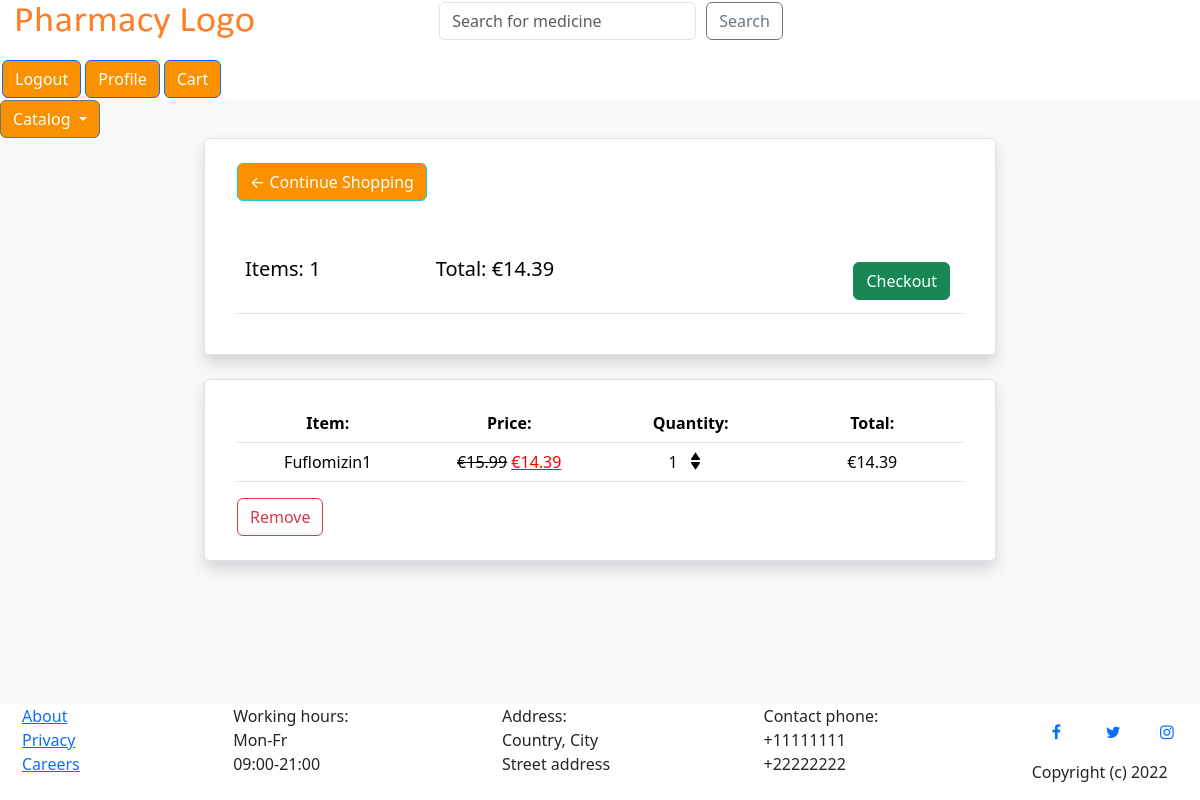
The app's page /cart/ (signed in), older data.
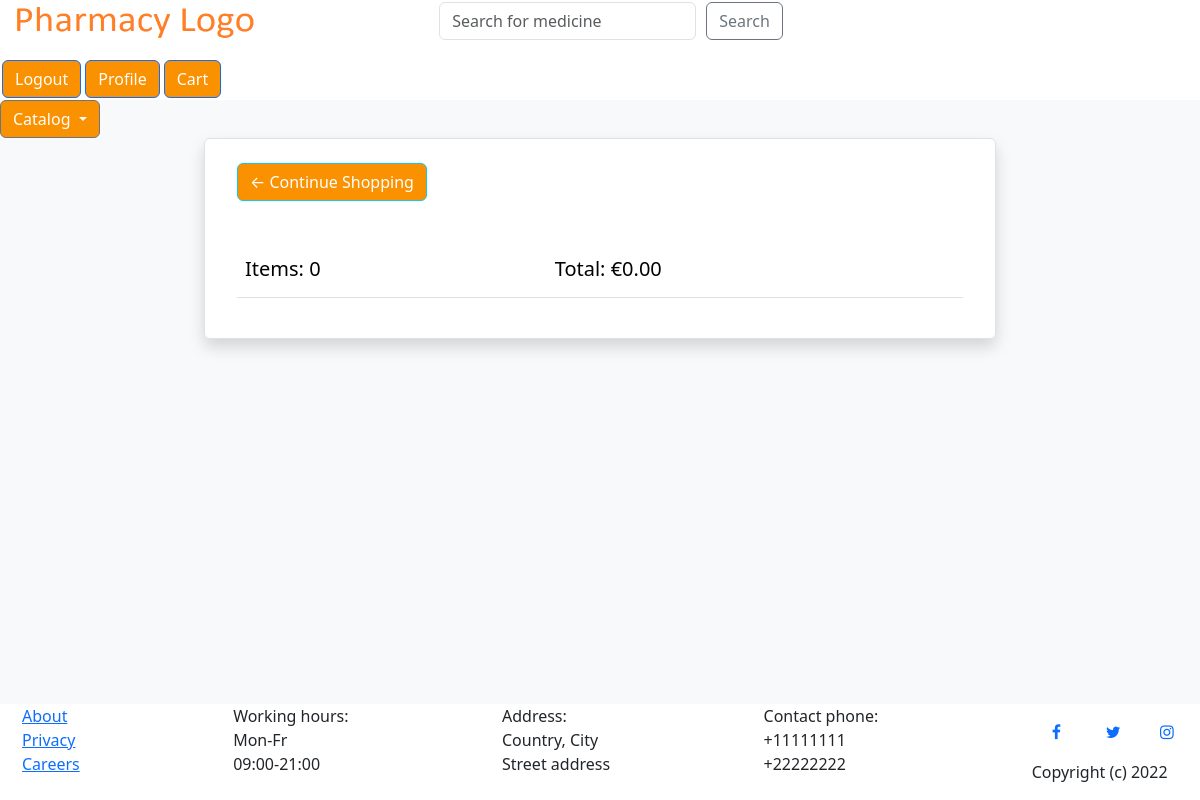
The same page, newer data.
### users/models.py (models this page shows, shortened)
class AbstractOrder(models.Model):
    customer = models.ForeignKey(UserProfile, on_delete=models.SET_NULL, null=True)
    order_date = models.DateTimeField(auto_now_add=True)
    complete = models.BooleanField(default=False)
    transaction_id = models.CharField(max_length=100)
    @property
    def get_cart_total(self)    :
        order_items = self.orderitem_set.all()
        total = sum([item.get_total for item in order_items])
        return total
    @property
    def get_cart_items(self)    :
        order_items = self.orderitem_set.all()
        total = sum([item.quantity for item in order_items])
        return total
    class Meta:
        abstract = True

class Order(AbstractOrder):
    pass

class OrderItem(models.Model):
    product = models.ForeignKey(Product, on_delete=models.SET_NULL, null=True)
    order = models.ForeignKey(Order, on_delete=models.SET_NULL, null=True)
    quantity = models.IntegerField(default=0)
    date_added = models.DateTimeField(auto_now_add=True)
    @property
    def get_total(self):
        if self.product.price > self.product.discounted_price:
            total = self.product.discounted_price*self.quantity
        else:
            total = self.product.price*self.quantity
        return total

### products/models.py (models this page shows, shortened)
class Product(models.Model):
    id = models.AutoField(primary_key=True)
    title = models.CharField(max_length=100)
    description = models.TextField()
    price = models.DecimalField(max_digits=6, decimal_places=2)
    discount_percent = models.IntegerField(default=0, validators=PERCENTAGE_VALIDATOR, blank=True)
    discounted_price = models.DecimalField(max_digits=6, decimal_places=2, blank=True)
    picture = models.ImageField(blank=True, upload_to=product_image_dir)
    number_in_stock = models.IntegerField(default=0)
    category = models.CharField(max_length=100, choices=product_categories, default='flu')
    brand = models.CharField(max_length=100, choices=brands, default='choose_brand')

### users/views.py (the view)
# urls.py: path('cart/', users_views.cart, name='cart'),
@login_required
def cart(request):
    customer = request.user.profile
    try:
        order, created = Order.objects.get_or_create(customer=customer)
    except MultipleObjectsReturned:
        order = Order.objects.filter(customer=customer).first()
    items = order.orderitem_set.all()
    cart_items = order.get_cart_items
    context = {
        'current_user': customer,
        'items': items,
        'order': order,
        'cart_items': cart_items,
    }
    return render(request, 'users/cart.html', context)

### users/templates/users/cart.html (shortened to what the changed rows need)
{% extends "main_site/main-site-base.html" %}
{% load static %}
{% block content %}
<body>
    <div class="row">
        <div class="col-lg-8 mx-auto">
            <ul class="list-group shadow">
                <li class="list-group-item">
                    <div class="media align-items-lg-center flex-column flex-lg-row p-3">
                        <br>
                        <br>
                        <table class="table">
                            <tr>
                                <div class="media-body order-2 order-lg-1">
                                    <th><h5>Items: {{ order.get_cart_items }}</h5></th>
                                    <th><h5>Total: €{{ order.get_cart_total|floatformat:2 }}</h5></th>
                                    {% if order.get_cart_items > 0 %}
                                    <th>
                                        <a
                                        style="float:right; margin:5px;"
                                        class="btn btn-success"
                                        href="{% url 'checkout' %}"
                                        id="checkout_btn">
                                        Checkout
                                        </a>
                                    </th>
                                    {% endif %}
                                </div>
                            </tr>
                        </table>
                    </div>
                </li>
            </ul>
            <br>
            {% for item in items %}
            <ul class="list-group shadow">
                <li class="list-group-item">
                    <div class="media align-items-lg-center flex-column flex-lg-row p-3">
                        <div class="media-body order-2 order-lg-1 cart-table-row">
                            <table class="table cart-table" width="100%">
                                <div class="flex-box">
                                    <tr>
                                        <div class="media-body order-2 order-lg-1">
                                            <th>Item:</th>
                                            <th>Price:</th>
                                            <th>Quantity:</th>
                                            <th>Total:</th>
                                        </div>
                                    </tr>
                                    <tr>
                                        <div class="media-body order-2 order-lg-1">
                                            <td width="20%">{{ item.product.title }}</td>
                                            {% if item.product.price > item.product.discounted_price %}
                                                <td width="20%">
                                                    <del>€{{item.product.price}}</del>
                                                    <ins style="color:red">€{{item.product.discounted_price|floatformat:2}}</ins>
                                                </td>
                                            {% else %}
                                                <td width="20%">€{{item.product.price|floatformat:2}}</td>
                                            {% endif %}
                                            <td width="20%">
                                                <div class="row" id="item-quantity-div">
                                                    {{ item.quantity }}
                                                    <div class="col-auto">
                                                        <div class="row" style="padding: 1px">
                                                            <img data-product="{{item.product.id}}" data-action="add" class="chg_quantity update-cart" src="{% static 'up_arrow.png' %}" width="8" height="8">
                                                        </div>
                                                        <div class="row" style="padding: 1px">
                                                            <img data-product="{{item.product.id}}" data-action="remove" class="chg_quantity update-cart" src="{% static 'down_arrow.png' %}" width="8" height="8">
                                                        </div>
                                                    </div>
                                                </div>
                                            </td>
                                            <td width="20%">€{{ item.get_total }}</td>
                                        </div>
                                    </tr>
                                </div>
                            </table>
                            <button data-product="{{item.product.id}}" data-action="remove_all_item_pieces" class="btn btn-outline-danger update-cart">Remove</button>
                        </div>
                    </div>
                </li>
            </ul>
            {% endfor %}
        </div>
    </div>
</body>
{% endblock %}

Row changes from the older to the newer data that the page shows:
removed Order: get_cart_items "1", get_cart_total "14.39"
removed OrderItem: product "Fuflomizin1", product.price "15.99", product.discounted_price "14.39", quantity "1", get_total "14.39"
added Order: get_cart_items "0", get_cart_total "0.00"
Text that changed along with them:
text no longer shown: "Checkout"
